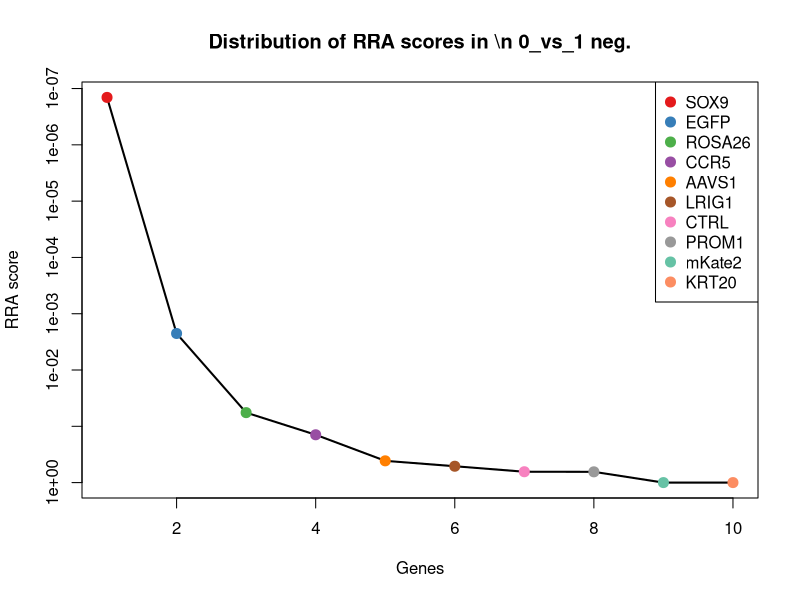
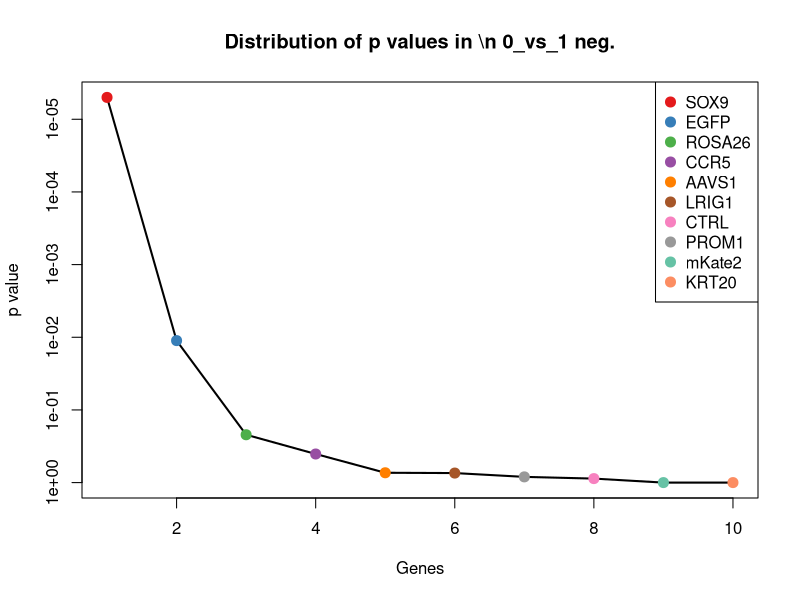
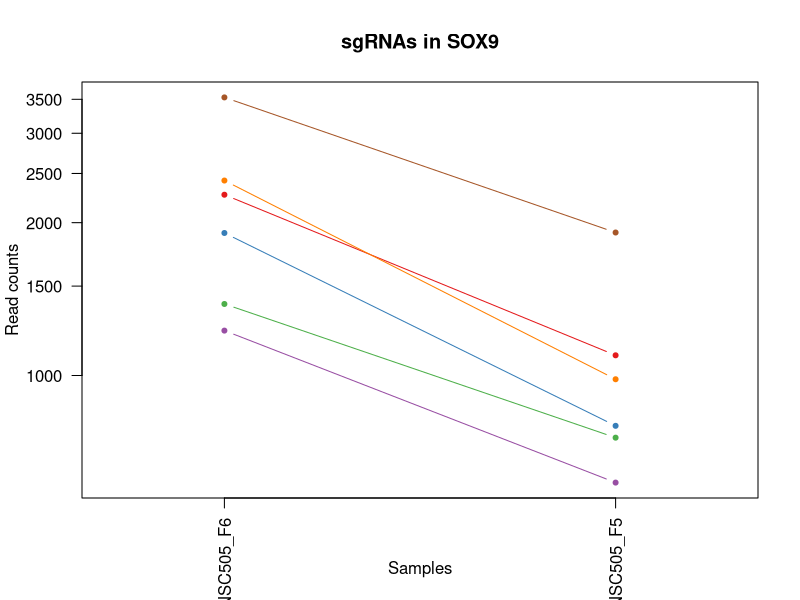
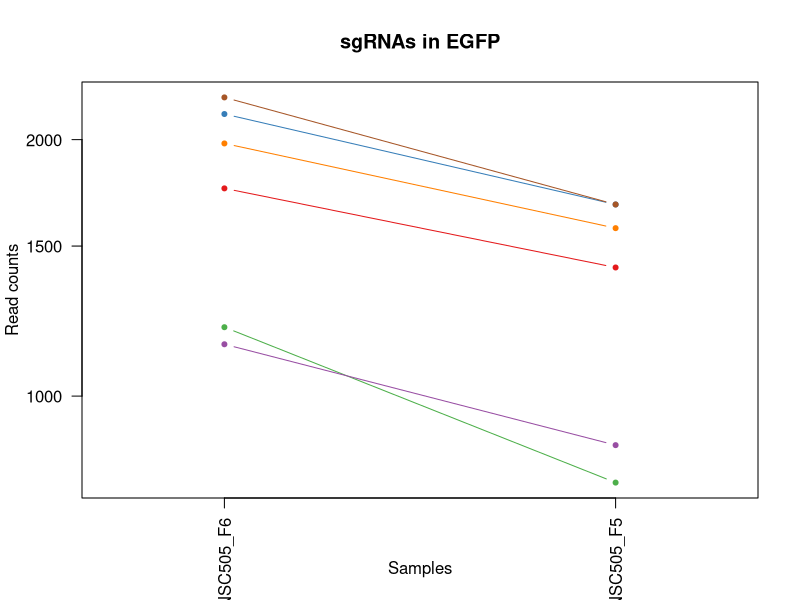
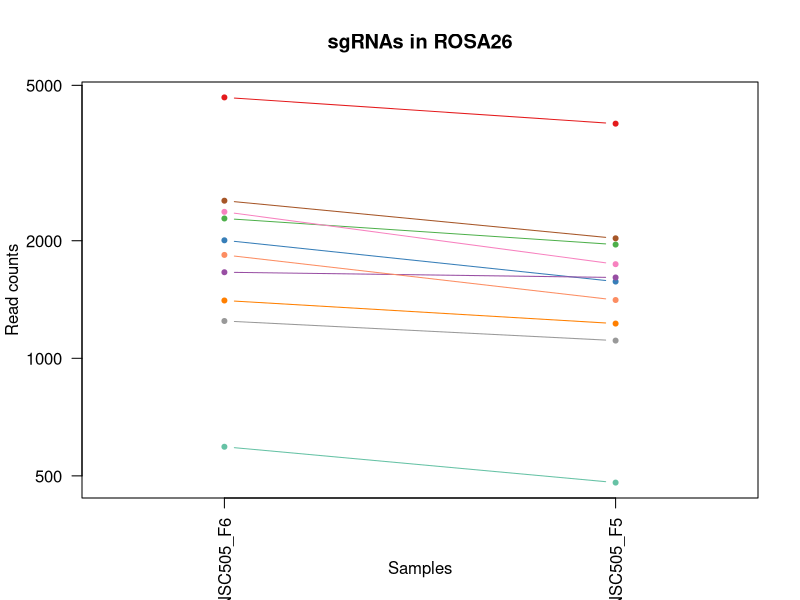
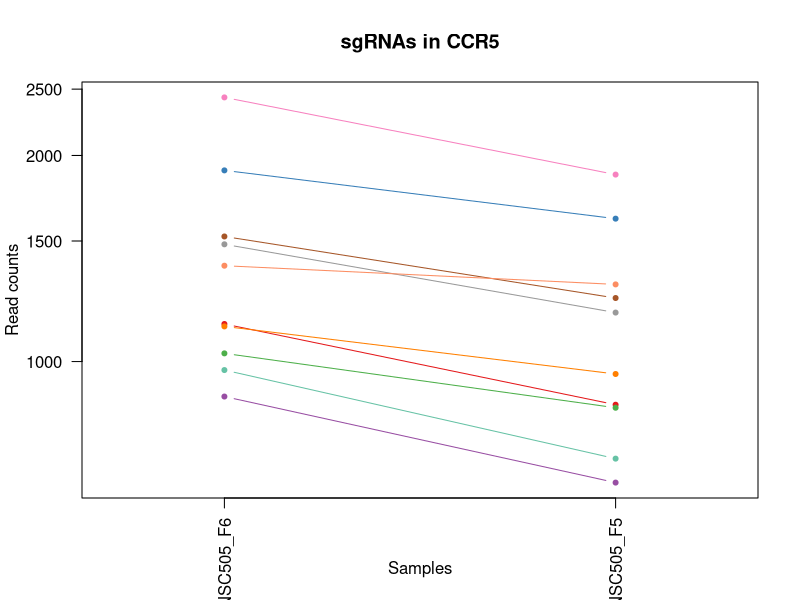
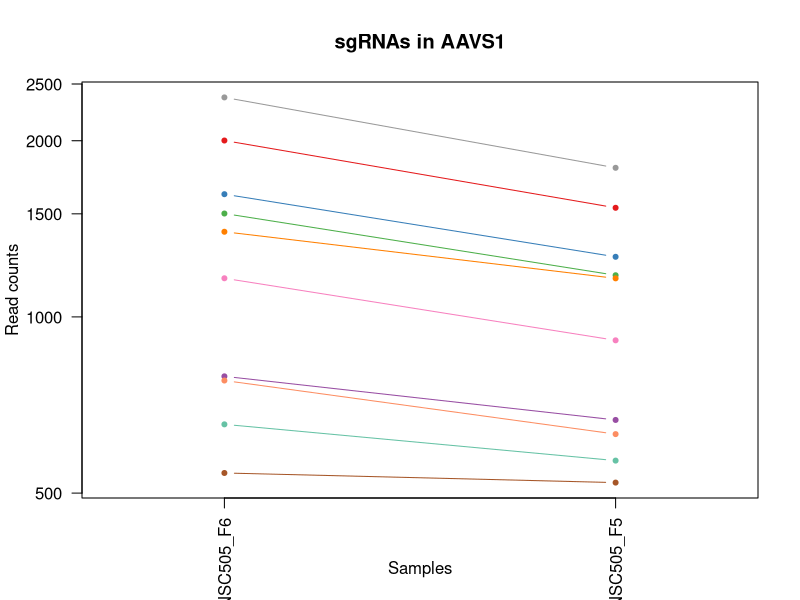
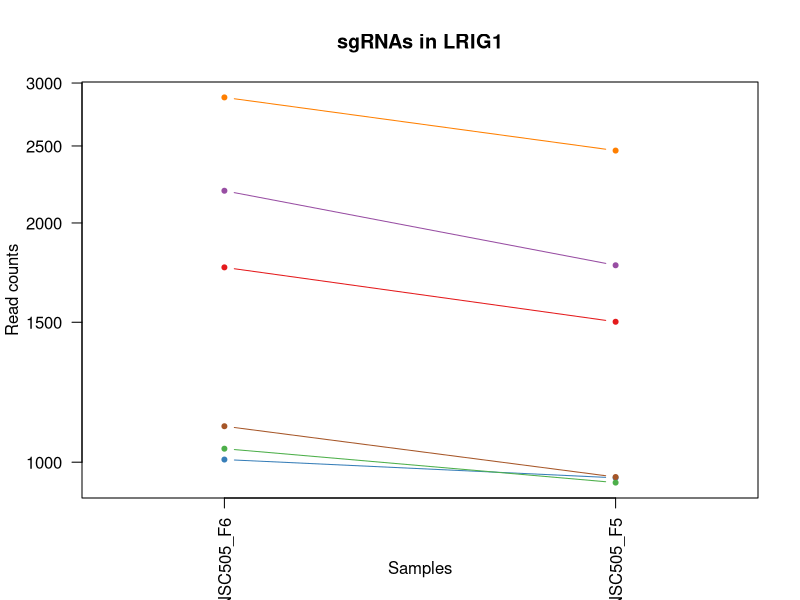

Reproduce these figures in R, in order. (Note: this script raises an error after producing the figures.)
pdf(file='S5B_c1_t0.pdf',width=4.5,height=4.5);
gstable=read.table('S5B_c1_t0.gene_summary.txt',header=T)
# 
#
# parameters
# Do not modify the variables beginning with "__"

# gstablename='__GENE_SUMMARY_FILE__'
startindex=3
# outputfile='__OUTPUT_FILE__'
targetgenelist=c("SOX9","EGFP","ROSA26","CCR5","AAVS1","LRIG1","CTRL","PROM1","mKate2","KRT20")
# samplelabel=sub('.\\w+.\\w+$','',colnames(gstable)[startindex]);
samplelabel='0_vs_1 neg.'


# You need to write some codes in front of this code:
# gstable=read.table(gstablename,header=T)
# pdf(file=outputfile,width=6,height=6)


# set up color using RColorBrewer
#library(RColorBrewer)
#colors <- brewer.pal(length(targetgenelist), "Set1")

colors=c( "#E41A1C", "#377EB8", "#4DAF4A", "#984EA3", "#FF7F00",  "#A65628", "#F781BF",
          "#999999", "#66C2A5", "#FC8D62", "#8DA0CB", "#E78AC3", "#A6D854", "#FFD92F", "#E5C494", "#B3B3B3", 
          "#8DD3C7", "#FFFFB3", "#BEBADA", "#FB8072", "#80B1D3", "#FDB462", "#B3DE69", "#FCCDE5",
          "#D9D9D9", "#BC80BD", "#CCEBC5", "#FFED6F")

######
# function definition

plotrankedvalues<-function(val, tglist, ...){
  
  plot(val,log='y',ylim=c(max(val),min(val)),type='l',lwd=2, ...)
  if(length(tglist)>0){
    for(i in 1:length(tglist)){
      targetgene=tglist[i];
      tx=which(names(val)==targetgene);ty=val[targetgene];
      points(tx,ty,col=colors[(i %% length(colors)) ],cex=2,pch=20)
      # text(tx+50,ty,targetgene,col=colors[i])
    }
    legend('topright',tglist,pch=20,pt.cex = 2,cex=1,col=colors)
  }
}



plotrandvalues<-function(val,targetgenelist, ...){
  # choose the one with the best distance distribution
  
  mindiffvalue=0;
  randval=val;
  for(i in 1:20){
    randval0=sample(val)
    vindex=sort(which(names(randval0) %in% targetgenelist))
    if(max(vindex)>0.9*length(val)){
      # print('pass...')
      next;
    }
    mindiffind=min(diff(vindex));
    if (mindiffind > mindiffvalue){
      mindiffvalue=mindiffind;
      randval=randval0;
      # print(paste('Diff: ',mindiffvalue))
    }
  }
  plot(randval,log='y',ylim=c(max(randval),min(randval)),pch=20,col='grey', ...)
  
  if(length(targetgenelist)>0){
    for(i in 1:length(targetgenelist)){
      targetgene=targetgenelist[i];
      tx=which(names(randval)==targetgene);ty=randval[targetgene];
      points(tx,ty,col=colors[(i %% length(colors)) ],cex=2,pch=20)
      text(tx+50,ty,targetgene,col=colors[i])
    }
  }
  
}




# set.seed(1235)



pvec=gstable[,startindex]
names(pvec)=gstable[,'id']
pvec=sort(pvec);

plotrankedvalues(pvec,targetgenelist,xlab='Genes',ylab='RRA score',main=paste('Distribution of RRA scores in \\n',samplelabel))

# plotrandvalues(pvec,targetgenelist,xlab='Genes',ylab='RRA score',main=paste('Distribution of RRA scores in \\n',samplelabel))


pvec=gstable[,startindex+1]
names(pvec)=gstable[,'id']
pvec=sort(pvec);

plotrankedvalues(pvec,targetgenelist,xlab='Genes',ylab='p value',main=paste('Distribution of p values in \\n',samplelabel))

# plotrandvalues(pvec,targetgenelist,xlab='Genes',ylab='p value',main=paste('Distribution of p values in \\n',samplelabel))



# you need to write after this code:
# dev.off()






# parameters
# Do not modify the variables beginning with "__"
targetmat=list(c(2269.25864266011,1094.9286931083384),c(1907.6128005816743,794.9182311966537),c(1382.1680783761094,753.3109408585368),c(1224.810727242744,614.2549968337778),c(2420.174464799712,982.1510377181795),c(3529.0376701547134,1911.7454981671588))
targetgene="SOX9"
collabel=c("S38_MNSC505_F6","S37_MNSC505_F5")

# set up color using RColorBrewer
#library(RColorBrewer)
#colors <- brewer.pal(length(targetgenelist), "Set1")

colors=c( "#E41A1C", "#377EB8", "#4DAF4A", "#984EA3", "#FF7F00",  "#A65628", "#F781BF",
          "#999999", "#66C2A5", "#FC8D62", "#8DA0CB", "#E78AC3", "#A6D854", "#FFD92F", "#E5C494", "#B3B3B3", 
          "#8DD3C7", "#FFFFB3", "#BEBADA", "#FB8072", "#80B1D3", "#FDB462", "#B3DE69", "#FCCDE5",
          "#D9D9D9", "#BC80BD", "#CCEBC5", "#FFED6F")


## code

targetmatvec=unlist(targetmat)+1
yrange=range(targetmatvec[targetmatvec>0]);
# yrange[1]=1; # set the minimum value to 1
for(i in 1:length(targetmat)){
  vali=targetmat[[i]]+1;
  if(i==1){
    plot(1:length(vali),vali,type='b',las=1,pch=20,main=paste('sgRNAs in',targetgene),ylab='Read counts',xlab='Samples',xlim=c(0.7,length(vali)+0.3),ylim = yrange,col=colors[(i %% length(colors))],xaxt='n',log='y')
    axis(1,at=1:length(vali),labels=(collabel),las=2)
    # lines(0:100,rep(1,101),col='black');
  }else{
    lines(1:length(vali),vali,type='b',pch=20,col=colors[(i %% length(colors))])
  }
}




# parameters
# Do not modify the variables beginning with "__"
targetmat=list(c(1752.0958863036699,1414.6478714959733),c(2142.2684996402013,1677.4307578419744),c(1203.6457034060925,790.5385164242203),c(1149.352816172943,874.8480257935623),c(1978.4696195130725,1573.4125319966822),c(2240.731871402015,1677.4307578419744))
targetgene="EGFP"
collabel=c("S38_MNSC505_F6","S37_MNSC505_F5")

# set up color using RColorBrewer
#library(RColorBrewer)
#colors <- brewer.pal(length(targetgenelist), "Set1")

colors=c( "#E41A1C", "#377EB8", "#4DAF4A", "#984EA3", "#FF7F00",  "#A65628", "#F781BF",
          "#999999", "#66C2A5", "#FC8D62", "#8DA0CB", "#E78AC3", "#A6D854", "#FFD92F", "#E5C494", "#B3B3B3", 
          "#8DD3C7", "#FFFFB3", "#BEBADA", "#FB8072", "#80B1D3", "#FDB462", "#B3DE69", "#FCCDE5",
          "#D9D9D9", "#BC80BD", "#CCEBC5", "#FFED6F")


## code

targetmatvec=unlist(targetmat)+1
yrange=range(targetmatvec[targetmatvec>0]);
# yrange[1]=1; # set the minimum value to 1
for(i in 1:length(targetmat)){
  vali=targetmat[[i]]+1;
  if(i==1){
    plot(1:length(vali),vali,type='b',las=1,pch=20,main=paste('sgRNAs in',targetgene),ylab='Read counts',xlab='Samples',xlim=c(0.7,length(vali)+0.3),ylim = yrange,col=colors[(i %% length(colors))],xaxt='n',log='y')
    axis(1,at=1:length(vali),labels=(collabel),las=2)
    # lines(0:100,rep(1,101),col='black');
  }else{
    lines(1:length(vali),vali,type='b',pch=20,col=colors[(i %% length(colors))])
  }
}




# parameters
# Do not modify the variables beginning with "__"
targetmat=list(c(4655.385025635644,3987.7303003005686),c(2004.2357354881265,1571.2226746104657),c(2279.3810453645956,1954.447717198384),c(1660.07404353562,1609.5451788692574),c(1405.1735390681217,1226.320136281339),c(2531.5208945490526,2027.8079396366427),c(2370.4826697049652,1740.936622042258),c(1245.0555326517149,1109.1627661187467),c(592.6206674262413,479.5787675814522),c(1838.5964185056368,1409.1732280304316))
targetgene="ROSA26"
collabel=c("S38_MNSC505_F6","S37_MNSC505_F5")

# set up color using RColorBrewer
#library(RColorBrewer)
#colors <- brewer.pal(length(targetgenelist), "Set1")

colors=c( "#E41A1C", "#377EB8", "#4DAF4A", "#984EA3", "#FF7F00",  "#A65628", "#F781BF",
          "#999999", "#66C2A5", "#FC8D62", "#8DA0CB", "#E78AC3", "#A6D854", "#FFD92F", "#E5C494", "#B3B3B3", 
          "#8DD3C7", "#FFFFB3", "#BEBADA", "#FB8072", "#80B1D3", "#FDB462", "#B3DE69", "#FCCDE5",
          "#D9D9D9", "#BC80BD", "#CCEBC5", "#FFED6F")


## code

targetmatvec=unlist(targetmat)+1
yrange=range(targetmatvec[targetmatvec>0]);
# yrange[1]=1; # set the minimum value to 1
for(i in 1:length(targetmat)){
  vali=targetmat[[i]]+1;
  if(i==1){
    plot(1:length(vali),vali,type='b',las=1,pch=20,main=paste('sgRNAs in',targetgene),ylab='Read counts',xlab='Samples',xlim=c(0.7,length(vali)+0.3),ylim = yrange,col=colors[(i %% length(colors))],xaxt='n',log='y')
    axis(1,at=1:length(vali),labels=(collabel),las=2)
    # lines(0:100,rep(1,101),col='black');
  }else{
    lines(1:length(vali),vali,type='b',pch=20,col=colors[(i %% length(colors))])
  }
}




# parameters
# Do not modify the variables beginning with "__"
targetmat=list(c(1133.7091029023745,863.898738862479),c(1901.1712715879107,1616.1147510279075),c(1026.9637652914369,855.1393093176123),c(888.0107827116814,664.6217167167614),c(1124.5069186255696,958.0626064697962),c(1522.041279383545,1237.2694232124225),c(2430.2968675041975,1874.5179226014754),c(1482.4718869932838,1178.143273784572),c(970.8304412029263,720.4630800652867),c(1379.4074230930678,1295.3006439471644))
targetgene="CCR5"
collabel=c("S38_MNSC505_F6","S37_MNSC505_F5")

# set up color using RColorBrewer
#library(RColorBrewer)
#colors <- brewer.pal(length(targetgenelist), "Set1")

colors=c( "#E41A1C", "#377EB8", "#4DAF4A", "#984EA3", "#FF7F00",  "#A65628", "#F781BF",
          "#999999", "#66C2A5", "#FC8D62", "#8DA0CB", "#E78AC3", "#A6D854", "#FFD92F", "#E5C494", "#B3B3B3", 
          "#8DD3C7", "#FFFFB3", "#BEBADA", "#FB8072", "#80B1D3", "#FDB462", "#B3DE69", "#FCCDE5",
          "#D9D9D9", "#BC80BD", "#CCEBC5", "#FFED6F")


## code

targetmatvec=unlist(targetmat)+1
yrange=range(targetmatvec[targetmatvec>0]);
# yrange[1]=1; # set the minimum value to 1
for(i in 1:length(targetmat)){
  vali=targetmat[[i]]+1;
  if(i==1){
    plot(1:length(vali),vali,type='b',las=1,pch=20,main=paste('sgRNAs in',targetgene),ylab='Read counts',xlab='Samples',xlim=c(0.7,length(vali)+0.3),ylim = yrange,col=colors[(i %% length(colors))],xaxt='n',log='y')
    axis(1,at=1:length(vali),labels=(collabel),las=2)
    # lines(0:100,rep(1,101),col='black');
  }else{
    lines(1:length(vali),vali,type='b',pch=20,col=colors[(i %% length(colors))])
  }
}




# parameters
# Do not modify the variables beginning with "__"
targetmat=list(c(2000.5548617774045,1535.0900277378905),c(1619.584432717678,1265.7375692332391),c(1500.8762555468936,1177.0483450914637),c(790.4676293775485,665.7166454098698),c(1396.8915732189973,1162.8142720810554),c(540.1682170484528,520.0911292264608),c(1163.1560925881506,910.9806726661376),c(2370.4826697049652,1796.7779853907832),c(654.2753020808348,567.1730630301192),c(777.5845713900216,629.5839985372946))
targetgene="AAVS1"
collabel=c("S38_MNSC505_F6","S37_MNSC505_F5")

# set up color using RColorBrewer
#library(RColorBrewer)
#colors <- brewer.pal(length(targetgenelist), "Set1")

colors=c( "#E41A1C", "#377EB8", "#4DAF4A", "#984EA3", "#FF7F00",  "#A65628", "#F781BF",
          "#999999", "#66C2A5", "#FC8D62", "#8DA0CB", "#E78AC3", "#A6D854", "#FFD92F", "#E5C494", "#B3B3B3", 
          "#8DD3C7", "#FFFFB3", "#BEBADA", "#FB8072", "#80B1D3", "#FDB462", "#B3DE69", "#FCCDE5",
          "#D9D9D9", "#BC80BD", "#CCEBC5", "#FFED6F")


## code

targetmatvec=unlist(targetmat)+1
yrange=range(targetmatvec[targetmatvec>0]);
# yrange[1]=1; # set the minimum value to 1
for(i in 1:length(targetmat)){
  vali=targetmat[[i]]+1;
  if(i==1){
    plot(1:length(vali),vali,type='b',las=1,pch=20,main=paste('sgRNAs in',targetgene),ylab='Read counts',xlab='Samples',xlim=c(0.7,length(vali)+0.3),ylim = yrange,col=colors[(i %% length(colors))],xaxt='n',log='y')
    axis(1,at=1:length(vali),labels=(collabel),las=2)
    # lines(0:100,rep(1,101),col='black');
  }else{
    lines(1:length(vali),vali,type='b',pch=20,col=colors[(i %% length(colors))])
  }
}




# parameters
# Do not modify the variables beginning with "__"
targetmat=list(c(1757.617196869753,1501.147238251532),c(1006.7189598824658,954.7778203904711),c(1038.9266048512832,941.638676073171),c(2194.7209500179897,1768.3098393699665),c(2876.6028049292395,2465.7794168799783),c(1108.8632053550011,956.9676777766878))
targetgene="LRIG1"
collabel=c("S38_MNSC505_F6","S37_MNSC505_F5")

# set up color using RColorBrewer
#library(RColorBrewer)
#colors <- brewer.pal(length(targetgenelist), "Set1")

colors=c( "#E41A1C", "#377EB8", "#4DAF4A", "#984EA3", "#FF7F00",  "#A65628", "#F781BF",
          "#999999", "#66C2A5", "#FC8D62", "#8DA0CB", "#E78AC3", "#A6D854", "#FFD92F", "#E5C494", "#B3B3B3", 
          "#8DD3C7", "#FFFFB3", "#BEBADA", "#FB8072", "#80B1D3", "#FDB462", "#B3DE69", "#FCCDE5",
          "#D9D9D9", "#BC80BD", "#CCEBC5", "#FFED6F")


## code

targetmatvec=unlist(targetmat)+1
yrange=range(targetmatvec[targetmatvec>0]);
# yrange[1]=1; # set the minimum value to 1
for(i in 1:length(targetmat)){
  vali=targetmat[[i]]+1;
  if(i==1){
    plot(1:length(vali),vali,type='b',las=1,pch=20,main=paste('sgRNAs in',targetgene),ylab='Read counts',xlab='Samples',xlim=c(0.7,length(vali)+0.3),ylim = yrange,col=colors[(i %% length(colors))],xaxt='n',log='y')
    axis(1,at=1:length(vali),labels=(collabel),las=2)
    # lines(0:100,rep(1,101),col='black');
  }else{
    lines(1:length(vali),vali,type='b',pch=20,col=colors[(i %% length(colors))])
  }
}




# parameters
# Do not modify the variables beginning with "__"
targetmat=list(c(1285.545143469657,1121.2069817429385),c(1167.757184726553,1048.9416879977882),c(3863.997177830415,3504.866746639791),c(707.6479708863036,681.0456471133865),c(1289.226017180379,1223.035350202014),c(2681.5164982609735,2310.299542458594),c(1740.1330467438233,1229.604922360664),c(1432.7800918985367,1212.0860632709307),c(1286.4653618973375,1101.4982652669885),c(2167.114397187575,1957.7325032777092))
targetgene="CTRL"
collabel=c("S38_MNSC505_F6","S37_MNSC505_F5")

# set up color using RColorBrewer
#library(RColorBrewer)
#colors <- brewer.pal(length(targetgenelist), "Set1")

colors=c( "#E41A1C", "#377EB8", "#4DAF4A", "#984EA3", "#FF7F00",  "#A65628", "#F781BF",
          "#999999", "#66C2A5", "#FC8D62", "#8DA0CB", "#E78AC3", "#A6D854", "#FFD92F", "#E5C494", "#B3B3B3", 
          "#8DD3C7", "#FFFFB3", "#BEBADA", "#FB8072", "#80B1D3", "#FDB462", "#B3DE69", "#FCCDE5",
          "#D9D9D9", "#BC80BD", "#CCEBC5", "#FFED6F")


## code

targetmatvec=unlist(targetmat)+1
yrange=range(targetmatvec[targetmatvec>0]);
# yrange[1]=1; # set the minimum value to 1
for(i in 1:length(targetmat)){
  vali=targetmat[[i]]+1;
  if(i==1){
    plot(1:length(vali),vali,type='b',las=1,pch=20,main=paste('sgRNAs in',targetgene),ylab='Read counts',xlab='Samples',xlim=c(0.7,length(vali)+0.3),ylim = yrange,col=colors[(i %% length(colors))],xaxt='n',log='y')
    axis(1,at=1:length(vali),labels=(collabel),las=2)
    # lines(0:100,rep(1,101),col='black');
  }else{
    lines(1:length(vali),vali,type='b',pch=20,col=colors[(i %% length(colors))])
  }
}




# parameters
# Do not modify the variables beginning with "__"
targetmat=list(c(1298.4282014571838,1193.4722754880888),c(2178.157018319741,1828.530917490925),c(1472.3494842887983,1381.800010702723),c(2398.08922253538,2153.7247393441016),c(1481.5516685656032,1252.5984249159392),c(3321.988523926601,3039.5220520687476))
targetgene="PROM1"
collabel=c("S38_MNSC505_F6","S37_MNSC505_F5")

# set up color using RColorBrewer
#library(RColorBrewer)
#colors <- brewer.pal(length(targetgenelist), "Set1")

colors=c( "#E41A1C", "#377EB8", "#4DAF4A", "#984EA3", "#FF7F00",  "#A65628", "#F781BF",
          "#999999", "#66C2A5", "#FC8D62", "#8DA0CB", "#E78AC3", "#A6D854", "#FFD92F", "#E5C494", "#B3B3B3", 
          "#8DD3C7", "#FFFFB3", "#BEBADA", "#FB8072", "#80B1D3", "#FDB462", "#B3DE69", "#FCCDE5",
          "#D9D9D9", "#BC80BD", "#CCEBC5", "#FFED6F")


## code

targetmatvec=unlist(targetmat)+1
yrange=range(targetmatvec[targetmatvec>0]);
# yrange[1]=1; # set the minimum value to 1
for(i in 1:length(targetmat)){
  vali=targetmat[[i]]+1;
  if(i==1){
    plot(1:length(vali),vali,type='b',las=1,pch=20,main=paste('sgRNAs in',targetgene),ylab='Read counts',xlab='Samples',xlim=c(0.7,length(vali)+0.3),ylim = yrange,col=colors[(i %% length(colors))],xaxt='n',log='y')
    axis(1,at=1:length(vali),labels=(collabel),las=2)
    # lines(0:100,rep(1,101),col='black');
  }else{
    lines(1:length(vali),vali,type='b',pch=20,col=colors[(i %% length(colors))])
  }
}




# parameters
# Do not modify the variables beginning with "__"
targetmat=list(c(761.0206396917725,2337.6727597863023),c(993.8359018949388,3006.6741912754974),c(830.03702176781,2671.6260111843458),c(954.2665095046773,1650.057540514266),c(734.3343052890381,2320.153900696569),c(1270.821648626769,4167.298605970336))
targetgene="mKate2"
collabel=c("S38_MNSC505_F6","S37_MNSC505_F5")

# set up color using RColorBrewer
#library(RColorBrewer)
#colors <- brewer.pal(length(targetgenelist), "Set1")

colors=c( "#E41A1C", "#377EB8", "#4DAF4A", "#984EA3", "#FF7F00",  "#A65628", "#F781BF",
          "#999999", "#66C2A5", "#FC8D62", "#8DA0CB", "#E78AC3", "#A6D854", "#FFD92F", "#E5C494", "#B3B3B3", 
          "#8DD3C7", "#FFFFB3", "#BEBADA", "#FB8072", "#80B1D3", "#FDB462", "#B3DE69", "#FCCDE5",
          "#D9D9D9", "#BC80BD", "#CCEBC5", "#FFED6F")


## code

targetmatvec=unlist(targetmat)+1
yrange=range(targetmatvec[targetmatvec>0]);
# yrange[1]=1; # set the minimum value to 1
for(i in 1:length(targetmat)){
  vali=targetmat[[i]]+1;
  if(i==1){
    plot(1:length(vali),vali,type='b',las=1,pch=20,main=paste('sgRNAs in',targetgene),ylab='Read counts',xlab='Samples',xlim=c(0.7,length(vali)+0.3),ylim = yrange,col=colors[(i %% length(colors))],xaxt='n',log='y')
    axis(1,at=1:length(vali),labels=(collabel),las=2)
    # lines(0:100,rep(1,101),col='black');
  }else{
    lines(1:length(vali),vali,type='b',pch=20,col=colors[(i %% length(colors))])
  }
}




# parameters
# Do not modify the variables beginning with "__"
targetmat=list(c(1064.692720826337,2936.5987549165634),c(1280.023832903574,3928.604150872718),c(1303.9495120232668,3322.0136548906985),c(617.4665649736147,1515.3813112619403),c(1841.3570737886782,4794.692747121414),c(900.8938406992085,2515.051208069853))
targetgene="KRT20"
collabel=c("S38_MNSC505_F6","S37_MNSC505_F5")

# set up color using RColorBrewer
#library(RColorBrewer)
#colors <- brewer.pal(length(targetgenelist), "Set1")

colors=c( "#E41A1C", "#377EB8", "#4DAF4A", "#984EA3", "#FF7F00",  "#A65628", "#F781BF",
          "#999999", "#66C2A5", "#FC8D62", "#8DA0CB", "#E78AC3", "#A6D854", "#FFD92F", "#E5C494", "#B3B3B3", 
          "#8DD3C7", "#FFFFB3", "#BEBADA", "#FB8072", "#80B1D3", "#FDB462", "#B3DE69", "#FCCDE5",
          "#D9D9D9", "#BC80BD", "#CCEBC5", "#FFED6F")


## code

targetmatvec=unlist(targetmat)+1
yrange=range(targetmatvec[targetmatvec>0]);
# yrange[1]=1; # set the minimum value to 1
for(i in 1:length(targetmat)){
  vali=targetmat[[i]]+1;
  if(i==1){
    plot(1:length(vali),vali,type='b',las=1,pch=20,main=paste('sgRNAs in',targetgene),ylab='Read counts',xlab='Samples',xlim=c(0.7,length(vali)+0.3),ylim = yrange,col=colors[(i %% length(colors))],xaxt='n',log='y')
    axis(1,at=1:length(vali),labels=(collabel),las=2)
    # lines(0:100,rep(1,101),col='black');
  }else{
    lines(1:length(vali),vali,type='b',pch=20,col=colors[(i %% length(colors))])
  }
}



# 
#
# parameters
# Do not modify the variables beginning with "__"

# gstablename='__GENE_SUMMARY_FILE__'
startindex=9
# outputfile='__OUTPUT_FILE__'
targetgenelist=c("mKate2","KRT20","LRIG1","AAVS1","PROM1","CTRL","ROSA26","CCR5","EGFP","SOX9")
# samplelabel=sub('.\\w+.\\w+$','',colnames(gstable)[startindex]);
samplelabel='0_vs_1 pos.'


# You need to write some codes in front of this code:
# gstable=read.table(gstablename,header=T)
# pdf(file=outputfile,width=6,height=6)


# set up color using RColorBrewer
#library(RColorBrewer)
#colors <- brewer.pal(length(targetgenelist), "Set1")

colors=c( "#E41A1C", "#377EB8", "#4DAF4A", "#984EA3", "#FF7F00",  "#A65628", "#F781BF",
          "#999999", "#66C2A5", "#FC8D62", "#8DA0CB", "#E78AC3", "#A6D854", "#FFD92F", "#E5C494", "#B3B3B3", 
          "#8DD3C7", "#FFFFB3", "#BEBADA", "#FB8072", "#80B1D3", "#FDB462", "#B3DE69", "#FCCDE5",
          "#D9D9D9", "#BC80BD", "#CCEBC5", "#FFED6F")

######
# function definition

plotrankedvalues<-function(val, tglist, ...){
  
  plot(val,log='y',ylim=c(max(val),min(val)),type='l',lwd=2, ...)
  if(length(tglist)>0){
    for(i in 1:length(tglist)){
      targetgene=tglist[i];
      tx=which(names(val)==targetgene);ty=val[targetgene];
      points(tx,ty,col=colors[(i %% length(colors)) ],cex=2,pch=20)
      # text(tx+50,ty,targetgene,col=colors[i])
    }
    legend('topright',tglist,pch=20,pt.cex = 2,cex=1,col=colors)
  }
}



plotrandvalues<-function(val,targetgenelist, ...){
  # choose the one with the best distance distribution
  
  mindiffvalue=0;
  randval=val;
  for(i in 1:20){
    randval0=sample(val)
    vindex=sort(which(names(randval0) %in% targetgenelist))
    if(max(vindex)>0.9*length(val)){
      # print('pass...')
      next;
    }
    mindiffind=min(diff(vindex));
    if (mindiffind > mindiffvalue){
      mindiffvalue=mindiffind;
      randval=randval0;
      # print(paste('Diff: ',mindiffvalue))
    }
  }
  plot(randval,log='y',ylim=c(max(randval),min(randval)),pch=20,col='grey', ...)
  
  if(length(targetgenelist)>0){
    for(i in 1:length(targetgenelist)){
      targetgene=targetgenelist[i];
      tx=which(names(randval)==targetgene);ty=randval[targetgene];
      points(tx,ty,col=colors[(i %% length(colors)) ],cex=2,pch=20)
      text(tx+50,ty,targetgene,col=colors[i])
    }
  }
  
}




# set.seed(1235)



pvec=gstable[,startindex]
names(pvec)=gstable[,'id']
pvec=sort(pvec);

plotrankedvalues(pvec,targetgenelist,xlab='Genes',ylab='RRA score',main=paste('Distribution of RRA scores in \\n',samplelabel))

# plotrandvalues(pvec,targetgenelist,xlab='Genes',ylab='RRA score',main=paste('Distribution of RRA scores in \\n',samplelabel))


pvec=gstable[,startindex+1]
names(pvec)=gstable[,'id']
pvec=sort(pvec);

plotrankedvalues(pvec,targetgenelist,xlab='Genes',ylab='p value',main=paste('Distribution of p values in \\n',samplelabel))

# plotrandvalues(pvec,targetgenelist,xlab='Genes',ylab='p value',main=paste('Distribution of p values in \\n',samplelabel))



# you need to write after this code:
# dev.off()






# parameters
# Do not modify the variables beginning with "__"
targetmat=list(c(761.0206396917725,2337.6727597863023),c(993.8359018949388,3006.6741912754974),c(830.03702176781,2671.6260111843458),c(954.2665095046773,1650.057540514266),c(734.3343052890381,2320.153900696569),c(1270.821648626769,4167.298605970336))
targetgene="mKate2"
collabel=c("S38_MNSC505_F6","S37_MNSC505_F5")

# set up color using RColorBrewer
#library(RColorBrewer)
#colors <- brewer.pal(length(targetgenelist), "Set1")

colors=c( "#E41A1C", "#377EB8", "#4DAF4A", "#984EA3", "#FF7F00",  "#A65628", "#F781BF",
          "#999999", "#66C2A5", "#FC8D62", "#8DA0CB", "#E78AC3", "#A6D854", "#FFD92F", "#E5C494", "#B3B3B3", 
          "#8DD3C7", "#FFFFB3", "#BEBADA", "#FB8072", "#80B1D3", "#FDB462", "#B3DE69", "#FCCDE5",
          "#D9D9D9", "#BC80BD", "#CCEBC5", "#FFED6F")


## code

targetmatvec=unlist(targetmat)+1
yrange=range(targetmatvec[targetmatvec>0]);
# yrange[1]=1; # set the minimum value to 1
for(i in 1:length(targetmat)){
  vali=targetmat[[i]]+1;
  if(i==1){
    plot(1:length(vali),vali,type='b',las=1,pch=20,main=paste('sgRNAs in',targetgene),ylab='Read counts',xlab='Samples',xlim=c(0.7,length(vali)+0.3),ylim = yrange,col=colors[(i %% length(colors))],xaxt='n',log='y')
    axis(1,at=1:length(vali),labels=(collabel),las=2)
    # lines(0:100,rep(1,101),col='black');
  }else{
    lines(1:length(vali),vali,type='b',pch=20,col=colors[(i %% length(colors))])
  }
}




# parameters
# Do not modify the variables beginning with "__"
targetmat=list(c(1064.692720826337,2936.5987549165634),c(1280.023832903574,3928.604150872718),c(1303.9495120232668,3322.0136548906985),c(617.4665649736147,1515.3813112619403),c(1841.3570737886782,4794.692747121414),c(900.8938406992085,2515.051208069853))
targetgene="KRT20"
collabel=c("S38_MNSC505_F6","S37_MNSC505_F5")

# set up color using RColorBrewer
#library(RColorBrewer)
#colors <- brewer.pal(length(targetgenelist), "Set1")

colors=c( "#E41A1C", "#377EB8", "#4DAF4A", "#984EA3", "#FF7F00",  "#A65628", "#F781BF",
          "#999999", "#66C2A5", "#FC8D62", "#8DA0CB", "#E78AC3", "#A6D854", "#FFD92F", "#E5C494", "#B3B3B3", 
          "#8DD3C7", "#FFFFB3", "#BEBADA", "#FB8072", "#80B1D3", "#FDB462", "#B3DE69", "#FCCDE5",
          "#D9D9D9", "#BC80BD", "#CCEBC5", "#FFED6F")


## code

targetmatvec=unlist(targetmat)+1
yrange=range(targetmatvec[targetmatvec>0]);
# yrange[1]=1; # set the minimum value to 1
for(i in 1:length(targetmat)){
  vali=targetmat[[i]]+1;
  if(i==1){
    plot(1:length(vali),vali,type='b',las=1,pch=20,main=paste('sgRNAs in',targetgene),ylab='Read counts',xlab='Samples',xlim=c(0.7,length(vali)+0.3),ylim = yrange,col=colors[(i %% length(colors))],xaxt='n',log='y')
    axis(1,at=1:length(vali),labels=(collabel),las=2)
    # lines(0:100,rep(1,101),col='black');
  }else{
    lines(1:length(vali),vali,type='b',pch=20,col=colors[(i %% length(colors))])
  }
}




# parameters
# Do not modify the variables beginning with "__"
targetmat=list(c(1757.617196869753,1501.147238251532),c(1006.7189598824658,954.7778203904711),c(1038.9266048512832,941.638676073171),c(2194.7209500179897,1768.3098393699665),c(2876.6028049292395,2465.7794168799783),c(1108.8632053550011,956.9676777766878))
targetgene="LRIG1"
collabel=c("S38_MNSC505_F6","S37_MNSC505_F5")

# set up color using RColorBrewer
#library(RColorBrewer)
#colors <- brewer.pal(length(targetgenelist), "Set1")

colors=c( "#E41A1C", "#377EB8", "#4DAF4A", "#984EA3", "#FF7F00",  "#A65628", "#F781BF",
          "#999999", "#66C2A5", "#FC8D62", "#8DA0CB", "#E78AC3", "#A6D854", "#FFD92F", "#E5C494", "#B3B3B3", 
          "#8DD3C7", "#FFFFB3", "#BEBADA", "#FB8072", "#80B1D3", "#FDB462", "#B3DE69", "#FCCDE5",
          "#D9D9D9", "#BC80BD", "#CCEBC5", "#FFED6F")


## code

targetmatvec=unlist(targetmat)+1
yrange=range(targetmatvec[targetmatvec>0]);
# yrange[1]=1; # set the minimum value to 1
for(i in 1:length(targetmat)){
  vali=targetmat[[i]]+1;
  if(i==1){
    plot(1:length(vali),vali,type='b',las=1,pch=20,main=paste('sgRNAs in',targetgene),ylab='Read counts',xlab='Samples',xlim=c(0.7,length(vali)+0.3),ylim = yrange,col=colors[(i %% length(colors))],xaxt='n',log='y')
    axis(1,at=1:length(vali),labels=(collabel),las=2)
    # lines(0:100,rep(1,101),col='black');
  }else{
    lines(1:length(vali),vali,type='b',pch=20,col=colors[(i %% length(colors))])
  }
}




# parameters
# Do not modify the variables beginning with "__"
targetmat=list(c(2000.5548617774045,1535.0900277378905),c(1619.584432717678,1265.7375692332391),c(1500.8762555468936,1177.0483450914637),c(790.4676293775485,665.7166454098698),c(1396.8915732189973,1162.8142720810554),c(540.1682170484528,520.0911292264608),c(1163.1560925881506,910.9806726661376),c(2370.4826697049652,1796.7779853907832),c(654.2753020808348,567.1730630301192),c(777.5845713900216,629.5839985372946))
targetgene="AAVS1"
collabel=c("S38_MNSC505_F6","S37_MNSC505_F5")

# set up color using RColorBrewer
#library(RColorBrewer)
#colors <- brewer.pal(length(targetgenelist), "Set1")

colors=c( "#E41A1C", "#377EB8", "#4DAF4A", "#984EA3", "#FF7F00",  "#A65628", "#F781BF",
          "#999999", "#66C2A5", "#FC8D62", "#8DA0CB", "#E78AC3", "#A6D854", "#FFD92F", "#E5C494", "#B3B3B3", 
          "#8DD3C7", "#FFFFB3", "#BEBADA", "#FB8072", "#80B1D3", "#FDB462", "#B3DE69", "#FCCDE5",
          "#D9D9D9", "#BC80BD", "#CCEBC5", "#FFED6F")


## code

targetmatvec=unlist(targetmat)+1
yrange=range(targetmatvec[targetmatvec>0]);
# yrange[1]=1; # set the minimum value to 1
for(i in 1:length(targetmat)){
  vali=targetmat[[i]]+1;
  if(i==1){
    plot(1:length(vali),vali,type='b',las=1,pch=20,main=paste('sgRNAs in',targetgene),ylab='Read counts',xlab='Samples',xlim=c(0.7,length(vali)+0.3),ylim = yrange,col=colors[(i %% length(colors))],xaxt='n',log='y')
    axis(1,at=1:length(vali),labels=(collabel),las=2)
    # lines(0:100,rep(1,101),col='black');
  }else{
    lines(1:length(vali),vali,type='b',pch=20,col=colors[(i %% length(colors))])
  }
}




# parameters
# Do not modify the variables beginning with "__"
targetmat=list(c(1298.4282014571838,1193.4722754880888),c(2178.157018319741,1828.530917490925),c(1472.3494842887983,1381.800010702723),c(2398.08922253538,2153.7247393441016),c(1481.5516685656032,1252.5984249159392),c(3321.988523926601,3039.5220520687476))
targetgene="PROM1"
collabel=c("S38_MNSC505_F6","S37_MNSC505_F5")

# set up color using RColorBrewer
#library(RColorBrewer)
#colors <- brewer.pal(length(targetgenelist), "Set1")

colors=c( "#E41A1C", "#377EB8", "#4DAF4A", "#984EA3", "#FF7F00",  "#A65628", "#F781BF",
          "#999999", "#66C2A5", "#FC8D62", "#8DA0CB", "#E78AC3", "#A6D854", "#FFD92F", "#E5C494", "#B3B3B3", 
          "#8DD3C7", "#FFFFB3", "#BEBADA", "#FB8072", "#80B1D3", "#FDB462", "#B3DE69", "#FCCDE5",
          "#D9D9D9", "#BC80BD", "#CCEBC5", "#FFED6F")


## code

targetmatvec=unlist(targetmat)+1
yrange=range(targetmatvec[targetmatvec>0]);
# yrange[1]=1; # set the minimum value to 1
for(i in 1:length(targetmat)){
  vali=targetmat[[i]]+1;
  if(i==1){
    plot(1:length(vali),vali,type='b',las=1,pch=20,main=paste('sgRNAs in',targetgene),ylab='Read counts',xlab='Samples',xlim=c(0.7,length(vali)+0.3),ylim = yrange,col=colors[(i %% length(colors))],xaxt='n',log='y')
    axis(1,at=1:length(vali),labels=(collabel),las=2)
    # lines(0:100,rep(1,101),col='black');
  }else{
    lines(1:length(vali),vali,type='b',pch=20,col=colors[(i %% length(colors))])
  }
}




# parameters
# Do not modify the variables beginning with "__"
targetmat=list(c(1285.545143469657,1121.2069817429385),c(1167.757184726553,1048.9416879977882),c(3863.997177830415,3504.866746639791),c(707.6479708863036,681.0456471133865),c(1289.226017180379,1223.035350202014),c(2681.5164982609735,2310.299542458594),c(1740.1330467438233,1229.604922360664),c(1432.7800918985367,1212.0860632709307),c(1286.4653618973375,1101.4982652669885),c(2167.114397187575,1957.7325032777092))
targetgene="CTRL"
collabel=c("S38_MNSC505_F6","S37_MNSC505_F5")

# set up color using RColorBrewer
#library(RColorBrewer)
#colors <- brewer.pal(length(targetgenelist), "Set1")

colors=c( "#E41A1C", "#377EB8", "#4DAF4A", "#984EA3", "#FF7F00",  "#A65628", "#F781BF",
          "#999999", "#66C2A5", "#FC8D62", "#8DA0CB", "#E78AC3", "#A6D854", "#FFD92F", "#E5C494", "#B3B3B3", 
          "#8DD3C7", "#FFFFB3", "#BEBADA", "#FB8072", "#80B1D3", "#FDB462", "#B3DE69", "#FCCDE5",
          "#D9D9D9", "#BC80BD", "#CCEBC5", "#FFED6F")


## code

targetmatvec=unlist(targetmat)+1
yrange=range(targetmatvec[targetmatvec>0]);
# yrange[1]=1; # set the minimum value to 1
for(i in 1:length(targetmat)){
  vali=targetmat[[i]]+1;
  if(i==1){
    plot(1:length(vali),vali,type='b',las=1,pch=20,main=paste('sgRNAs in',targetgene),ylab='Read counts',xlab='Samples',xlim=c(0.7,length(vali)+0.3),ylim = yrange,col=colors[(i %% length(colors))],xaxt='n',log='y')
    axis(1,at=1:length(vali),labels=(collabel),las=2)
    # lines(0:100,rep(1,101),col='black');
  }else{
    lines(1:length(vali),vali,type='b',pch=20,col=colors[(i %% length(colors))])
  }
}




# parameters
# Do not modify the variables beginning with "__"
targetmat=list(c(4655.385025635644,3987.7303003005686),c(2004.2357354881265,1571.2226746104657),c(2279.3810453645956,1954.447717198384),c(1660.07404353562,1609.5451788692574),c(1405.1735390681217,1226.320136281339),c(2531.5208945490526,2027.8079396366427),c(2370.4826697049652,1740.936622042258),c(1245.0555326517149,1109.1627661187467),c(592.6206674262413,479.5787675814522),c(1838.5964185056368,1409.1732280304316))
targetgene="ROSA26"
collabel=c("S38_MNSC505_F6","S37_MNSC505_F5")

# set up color using RColorBrewer
#library(RColorBrewer)
#colors <- brewer.pal(length(targetgenelist), "Set1")

colors=c( "#E41A1C", "#377EB8", "#4DAF4A", "#984EA3", "#FF7F00",  "#A65628", "#F781BF",
          "#999999", "#66C2A5", "#FC8D62", "#8DA0CB", "#E78AC3", "#A6D854", "#FFD92F", "#E5C494", "#B3B3B3", 
          "#8DD3C7", "#FFFFB3", "#BEBADA", "#FB8072", "#80B1D3", "#FDB462", "#B3DE69", "#FCCDE5",
          "#D9D9D9", "#BC80BD", "#CCEBC5", "#FFED6F")


## code

targetmatvec=unlist(targetmat)+1
yrange=range(targetmatvec[targetmatvec>0]);
# yrange[1]=1; # set the minimum value to 1
for(i in 1:length(targetmat)){
  vali=targetmat[[i]]+1;
  if(i==1){
    plot(1:length(vali),vali,type='b',las=1,pch=20,main=paste('sgRNAs in',targetgene),ylab='Read counts',xlab='Samples',xlim=c(0.7,length(vali)+0.3),ylim = yrange,col=colors[(i %% length(colors))],xaxt='n',log='y')
    axis(1,at=1:length(vali),labels=(collabel),las=2)
    # lines(0:100,rep(1,101),col='black');
  }else{
    lines(1:length(vali),vali,type='b',pch=20,col=colors[(i %% length(colors))])
  }
}




# parameters
# Do not modify the variables beginning with "__"
targetmat=list(c(1133.7091029023745,863.898738862479),c(1901.1712715879107,1616.1147510279075),c(1026.9637652914369,855.1393093176123),c(888.0107827116814,664.6217167167614),c(1124.5069186255696,958.0626064697962),c(1522.041279383545,1237.2694232124225),c(2430.2968675041975,1874.5179226014754),c(1482.4718869932838,1178.143273784572),c(970.8304412029263,720.4630800652867),c(1379.4074230930678,1295.3006439471644))
targetgene="CCR5"
collabel=c("S38_MNSC505_F6","S37_MNSC505_F5")

# set up color using RColorBrewer
#library(RColorBrewer)
#colors <- brewer.pal(length(targetgenelist), "Set1")

colors=c( "#E41A1C", "#377EB8", "#4DAF4A", "#984EA3", "#FF7F00",  "#A65628", "#F781BF",
          "#999999", "#66C2A5", "#FC8D62", "#8DA0CB", "#E78AC3", "#A6D854", "#FFD92F", "#E5C494", "#B3B3B3", 
          "#8DD3C7", "#FFFFB3", "#BEBADA", "#FB8072", "#80B1D3", "#FDB462", "#B3DE69", "#FCCDE5",
          "#D9D9D9", "#BC80BD", "#CCEBC5", "#FFED6F")


## code

targetmatvec=unlist(targetmat)+1
yrange=range(targetmatvec[targetmatvec>0]);
# yrange[1]=1; # set the minimum value to 1
for(i in 1:length(targetmat)){
  vali=targetmat[[i]]+1;
  if(i==1){
    plot(1:length(vali),vali,type='b',las=1,pch=20,main=paste('sgRNAs in',targetgene),ylab='Read counts',xlab='Samples',xlim=c(0.7,length(vali)+0.3),ylim = yrange,col=colors[(i %% length(colors))],xaxt='n',log='y')
    axis(1,at=1:length(vali),labels=(collabel),las=2)
    # lines(0:100,rep(1,101),col='black');
  }else{
    lines(1:length(vali),vali,type='b',pch=20,col=colors[(i %% length(colors))])
  }
}




# parameters
# Do not modify the variables beginning with "__"
targetmat=list(c(1752.0958863036699,1414.6478714959733),c(2142.2684996402013,1677.4307578419744),c(1203.6457034060925,790.5385164242203),c(1149.352816172943,874.8480257935623),c(1978.4696195130725,1573.4125319966822),c(2240.731871402015,1677.4307578419744))
targetgene="EGFP"
collabel=c("S38_MNSC505_F6","S37_MNSC505_F5")

# set up color using RColorBrewer
#library(RColorBrewer)
#colors <- brewer.pal(length(targetgenelist), "Set1")

colors=c( "#E41A1C", "#377EB8", "#4DAF4A", "#984EA3", "#FF7F00",  "#A65628", "#F781BF",
          "#999999", "#66C2A5", "#FC8D62", "#8DA0CB", "#E78AC3", "#A6D854", "#FFD92F", "#E5C494", "#B3B3B3", 
          "#8DD3C7", "#FFFFB3", "#BEBADA", "#FB8072", "#80B1D3", "#FDB462", "#B3DE69", "#FCCDE5",
          "#D9D9D9", "#BC80BD", "#CCEBC5", "#FFED6F")


## code

targetmatvec=unlist(targetmat)+1
yrange=range(targetmatvec[targetmatvec>0]);
# yrange[1]=1; # set the minimum value to 1
for(i in 1:length(targetmat)){
  vali=targetmat[[i]]+1;
  if(i==1){
    plot(1:length(vali),vali,type='b',las=1,pch=20,main=paste('sgRNAs in',targetgene),ylab='Read counts',xlab='Samples',xlim=c(0.7,length(vali)+0.3),ylim = yrange,col=colors[(i %% length(colors))],xaxt='n',log='y')
    axis(1,at=1:length(vali),labels=(collabel),las=2)
    # lines(0:100,rep(1,101),col='black');
  }else{
    lines(1:length(vali),vali,type='b',pch=20,col=colors[(i %% length(colors))])
  }
}




# parameters
# Do not modify the variables beginning with "__"
targetmat=list(c(2269.25864266011,1094.9286931083384),c(1907.6128005816743,794.9182311966537),c(1382.1680783761094,753.3109408585368),c(1224.810727242744,614.2549968337778),c(2420.174464799712,982.1510377181795),c(3529.0376701547134,1911.7454981671588))
targetgene="SOX9"
collabel=c("S38_MNSC505_F6","S37_MNSC505_F5")

# set up color using RColorBrewer
#library(RColorBrewer)
#colors <- brewer.pal(length(targetgenelist), "Set1")

colors=c( "#E41A1C", "#377EB8", "#4DAF4A", "#984EA3", "#FF7F00",  "#A65628", "#F781BF",
          "#999999", "#66C2A5", "#FC8D62", "#8DA0CB", "#E78AC3", "#A6D854", "#FFD92F", "#E5C494", "#B3B3B3", 
          "#8DD3C7", "#FFFFB3", "#BEBADA", "#FB8072", "#80B1D3", "#FDB462", "#B3DE69", "#FCCDE5",
          "#D9D9D9", "#BC80BD", "#CCEBC5", "#FFED6F")


## code

targetmatvec=unlist(targetmat)+1
yrange=range(targetmatvec[targetmatvec>0]);
# yrange[1]=1; # set the minimum value to 1
for(i in 1:length(targetmat)){
  vali=targetmat[[i]]+1;
  if(i==1){
    plot(1:length(vali),vali,type='b',las=1,pch=20,main=paste('sgRNAs in',targetgene),ylab='Read counts',xlab='Samples',xlim=c(0.7,length(vali)+0.3),ylim = yrange,col=colors[(i %% length(colors))],xaxt='n',log='y')
    axis(1,at=1:length(vali),labels=(collabel),las=2)
    # lines(0:100,rep(1,101),col='black');
  }else{
    lines(1:length(vali),vali,type='b',pch=20,col=colors[(i %% length(colors))])
  }
}



dev.off()
Sweave("S5B_c1_t0_summary.Rnw");
library(tools);

texi2dvi("S5B_c1_t0_summary.tex",pdf=TRUE);
